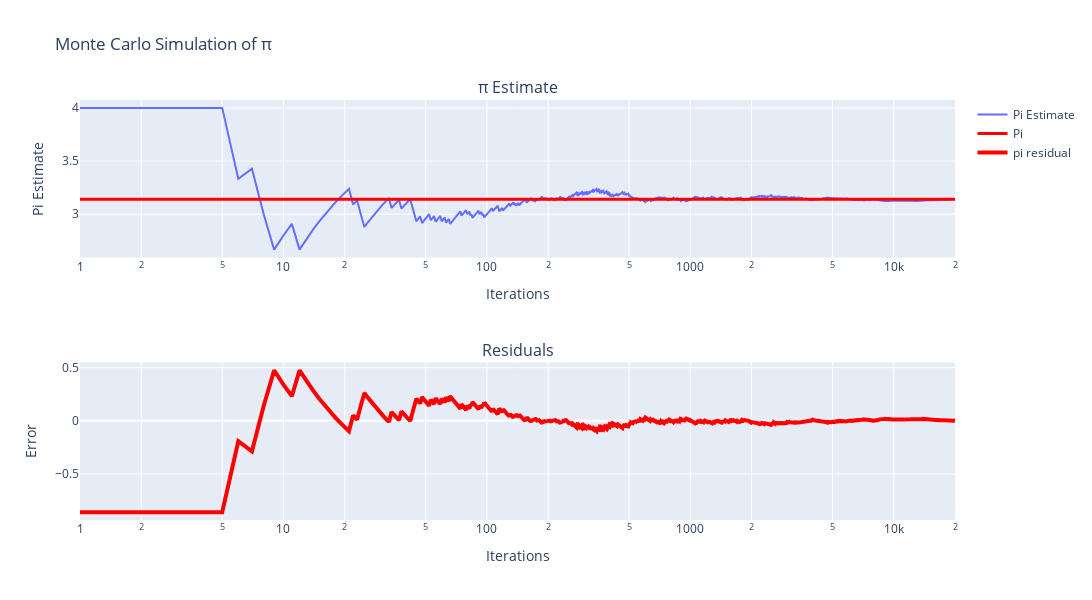

Notebook code cell kept with this figure:
### Markdown cell above
### π estimation vs number of samples 

Ww can see that the estimation of π gets better as the number of samples increases.

### Code cell
# Plot estimate of pi for each iteration using plotly
fig = go.Figure()

from plotly.subplots import make_subplots
# plot pi estimate in a subplot and the error(residuals) in another subplot, create a figure with two subplots first
fig = make_subplots(rows=2, cols=1, subplot_titles=("π Estimate", "Residuals"))

# plot pi estimate for each iteration
fig.add_trace(go.Scatter(x=np.arange(1, len(pis)+1), y=pis, mode='lines', name='Pi Estimate'), row=1, col=1)
# add horizontal line for pi
fig.add_trace(go.Scatter(x=np.arange(1, len(pis)+1), y=np.pi*np.ones(len(pis)), mode='lines', name='Pi', line=dict(color='red', width=3)), row=1, col=1)
fig.update_xaxes(title_text="Iterations")


# plot error for each iteration
fig.add_trace(go.Scatter(x=np.arange(1, n+1), y=np.pi - np.array(pis), mode='lines', name='pi residual', line=dict(color='red', width=4)), row=2, col=1)

fig.update_layout(title='Monte Carlo Simulation of π', xaxis_title='Iteration', yaxis_title='Pi Estimate', height=600, width=1200)

# label y axis for residuals
fig.update_yaxes(title_text="Error", row=2, col=1)

# label x axis for both subplots
fig.update_xaxes(title_text="Iterations")

# log scale for y axis
fig.update_xaxes(type="log")


# show figure
fig.show()

### Figure 1 — Plotly figure (JSON) as saved in the notebook; plotly's stock layout.template omitted (floating-point values rounded to 4 significant figures; data arrays with more than 128 entries replaced by an {"elided": "..."} marker saying what was removed)
{"data": [{"mode": "lines", "name": "Pi Estimate", "type": "scatter", "x": {"elided": "20000 int values"}, "xaxis": "x", "y": {"elided": "20000 float values"}, "yaxis": "y"}, {"line": {"color": "red", "width": 3}, "mode": "lines", "name": "Pi", "type": "scatter", "x": {"elided": "20000 int values"}, "xaxis": "x", "y": {"elided": "20000 float values"}, "yaxis": "y"}, {"line": {"color": "red", "width": 4}, "mode": "lines", "name": "pi residual", "type": "scatter", "x": {"elided": "20000 int values"}, "xaxis": "x2", "y": {"elided": "20000 float values"}, "yaxis": "y2"}], "layout": {"annotations": [{"font": {"size": 16}, "showarrow": false, "text": "π Estimate", "x": 0.5, "xanchor": "center", "xref": "paper", "y": 1, "yanchor": "bottom", "yref": "paper"}, {"font": {"size": 16}, "showarrow": false, "text": "Residuals", "x": 0.5, "xanchor": "center", "xref": "paper", "y": 0.375, "yanchor": "bottom", "yref": "paper"}], "height": 600, "title": {"text": "Monte Carlo Simulation of π"}, "width": 1200, "xaxis": {"anchor": "y", "domain": [0, 1], "title": {"text": "Iterations"}, "type": "log"}, "xaxis2": {"anchor": "y2", "domain": [0, 1], "title": {"text": "Iterations"}, "type": "log"}, "yaxis": {"anchor": "x", "domain": [0.625, 1], "title": {"text": "Pi Estimate"}}, "yaxis2": {"anchor": "x2", "domain": [0, 0.375], "title": {"text": "Error"}}}}
